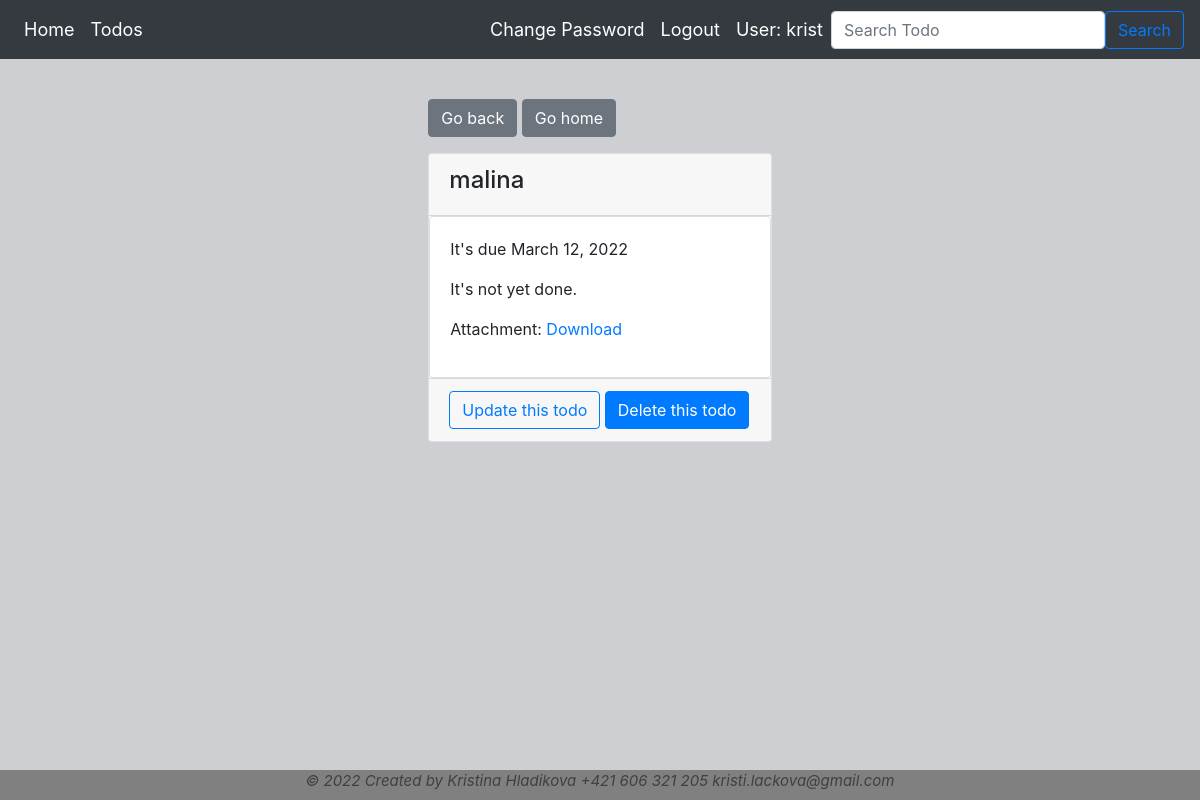
Before: /todos/9/ (signed in) with the older database file.
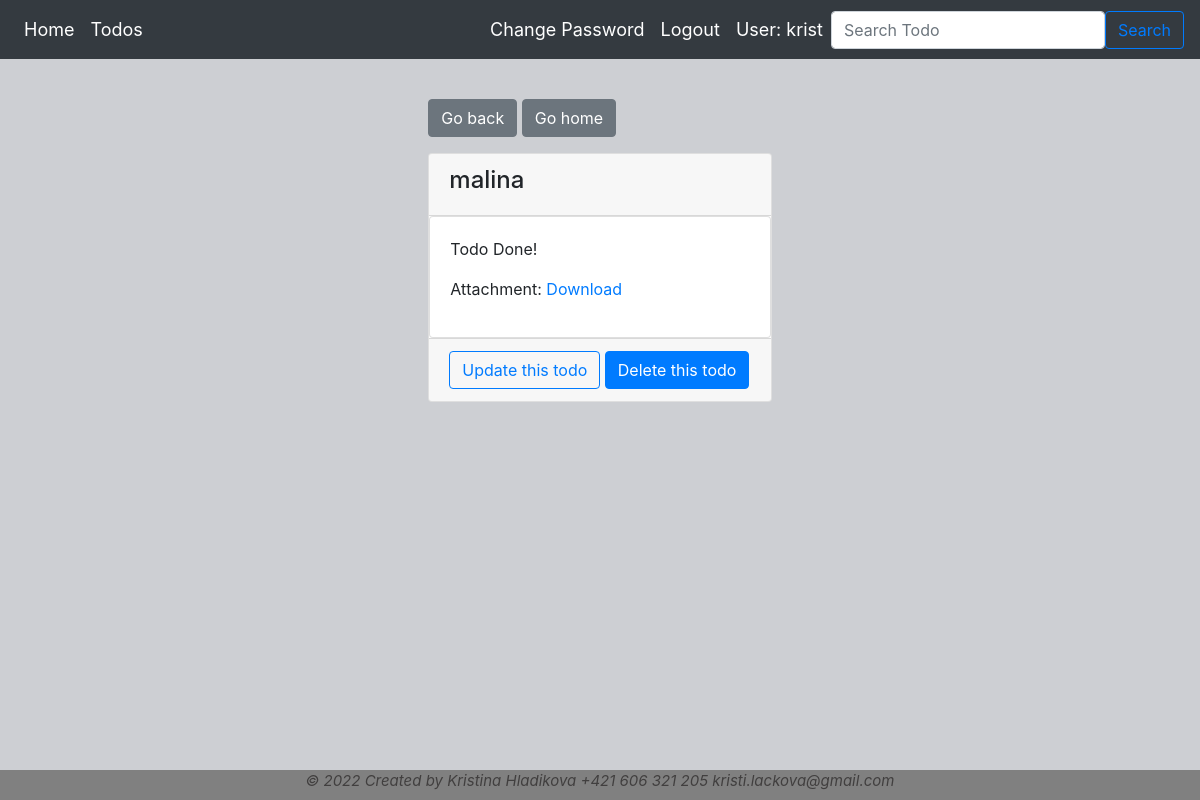
After: the same page with the newer database file.
### todo_manager_app/models.py (models this page shows, shortened)
class Todo(models.Model):
    name = models.CharField(max_length=100)
    description = models.TextField(blank=True, default='')
    due_date = models.DateField()
    status_done = models.BooleanField(null=True, default=False)
    attachment = models.FileField(upload_to=user_directory_path, blank=True, null=True)
    user = models.ForeignKey(User, null=True, on_delete=models.CASCADE)

### todo_manager_app/views.py (the view)
# urls.py: path("todos/<int:todo_id>/", todo_detail, name="todo_detail"),
@login_required(login_url='login')
def todo_detail(request, todo_id):
    todo = Todo.objects.get(id=todo_id)
    name = todo.name
    description = todo.description
    due_date = todo.due_date
    status_done = todo.status_done
    attachment = todo.attachment
    context = {
        "todo": todo,
        "name": name,
        'description': description,
        'due_date': due_date,
        'status_done': status_done,
        'attachment': attachment,
    }
    return render(request, 'todo_detail.html', context=context)

### todo_manager_app/templates/todo_detail.html (shortened to what this page needs)
{% extends 'base.html' %}
{% block body %}
    <div class="col-4 offset-4">
        <a href="/todos/" class="btn btn-secondary">Go back</a>
        <a href="/" class="btn btn-secondary">Go home</a>
          <div class="card mt-3">
            <div class="card-header">
                <h4>{{ todo.name }}</h4>
            </div>
            <div class="card card-body">
                {% if todo.status_done == False %}
                <p>It's due {{ todo.due_date }}</p>
                <p>It's not yet done.</p>
                {% else %}
                <p>Todo Done!</p>
                {% endif %}
                <p>Attachment: <a href="media/user_{user.id}/{filename}">Download</a></p>
            </div>
            <div class="card-footer">
                <a href="/todos/{{ todo.id }}/update_todo" class="btn btn-outline-primary">Update this todo</a>
                <a href="/todos/{{ todo.id }}/delete_todo" class="btn btn-primary">Delete this todo</a>
            </div>
        </div>
    </div>
{% endblock %}

### todo_manager_app/templates/base.html (shortened to what this page needs)
{% load static %}
<!DOCTYPE html>
<html lang="cs">
<head>
    <link rel="stylesheet" href="https://stackpath.bootstrapcdn.com/bootstrap/4.3.1/css/bootstrap.min.css">
</head>
<body style="background-color:#cdcfd3;">
    <nav class="navbar navbar-expand-lg bg-dark" >
    <div class="collapse navbar-collapse" id="navbarSupportedContent">
        <ul class="navbar-nav mr-auto">
            <li class="nav-item {% if request.resolver_match.url_name == 'homepage' %}active{% endif %}">
                <a class="nav-link" href="{% url 'homepage' %}" style="">Home <span class="sr-only">(current)</span></a>
            </li>
            <li class="nav-item">
                <a class="nav-link {% if request.resolver_match.url_name == 'todos' %}active{% endif %}" href="{% url 'todos' %}">Todos <span class="sr-only">(current)</span></a>
            </li>
        </ul>
        {% if user.is_authenticated %}
        <ul class="navbar-nav justify-content-end">
            <li class="nav-item">
                <a class="nav-link {% if request.resolver_match.url_name == 'change_password' %}active{% endif %}" href="{% url 'change_password' %}">Change Password<span class="sr-only">(current)</span></a>
            </li>
            <li class="nav-item">
                <a class="nav-link {% if request.resolver_match.url_name == 'logout' %}active{% endif %}" href="{% url 'logout' %}">Logout<span class="sr-only">(current)</span></a>
            </li>
            <li class="nav-link" >
                User: {{user.username}}
            </li>
        </ul>
           <form class="form-inline my-2 my-lg-0" method=POST action="{% url 'search_todo' %}">
               <input class="form-control me-2" type="search" aria-label="Search" placeholder='Search Todo' name='searched'>
               <button class="btn btn-outline-primary" type="submit">Search</button>
           </form>
        {% else %}
            <a class="btn btn-outline-primary" href="{% url 'login' %}">Login</a> <br><br>
            <a class="btn btn-primary" style="margin-left: 15px;" href="{% url 'register' %}">Registration</a>
        {% endif %}
    </div>
    </nav>
<div style="margin:20px;padding:20px">{% block body %}{% endblock body %}</div>
</body>
<div class="footer">
    <p><i>© 2022 Created by Kristina Hladikova +421 606 321 205 kristi.lackova@gmail.com </i> </p>
</div>
</html>

### todo_manager_app/templates/base.html (style rules this page uses)
.nav-link { color: white !important; font-size: 18px !important; }
.footer { font-size: 15px; position: fixed; left: 0; bottom: 0; width: 100%; height: 30px; background-color: grey; color: #413f3f; text-align: center; }

Changed rows visible on the page:
changed Todo "malina": status_done False → True (drawn); due_date "March 12, 2022" → (not shown)
Other visible differences:
text no longer shown: "It's due It's not yet done."
text now shown: "Todo Done!"
